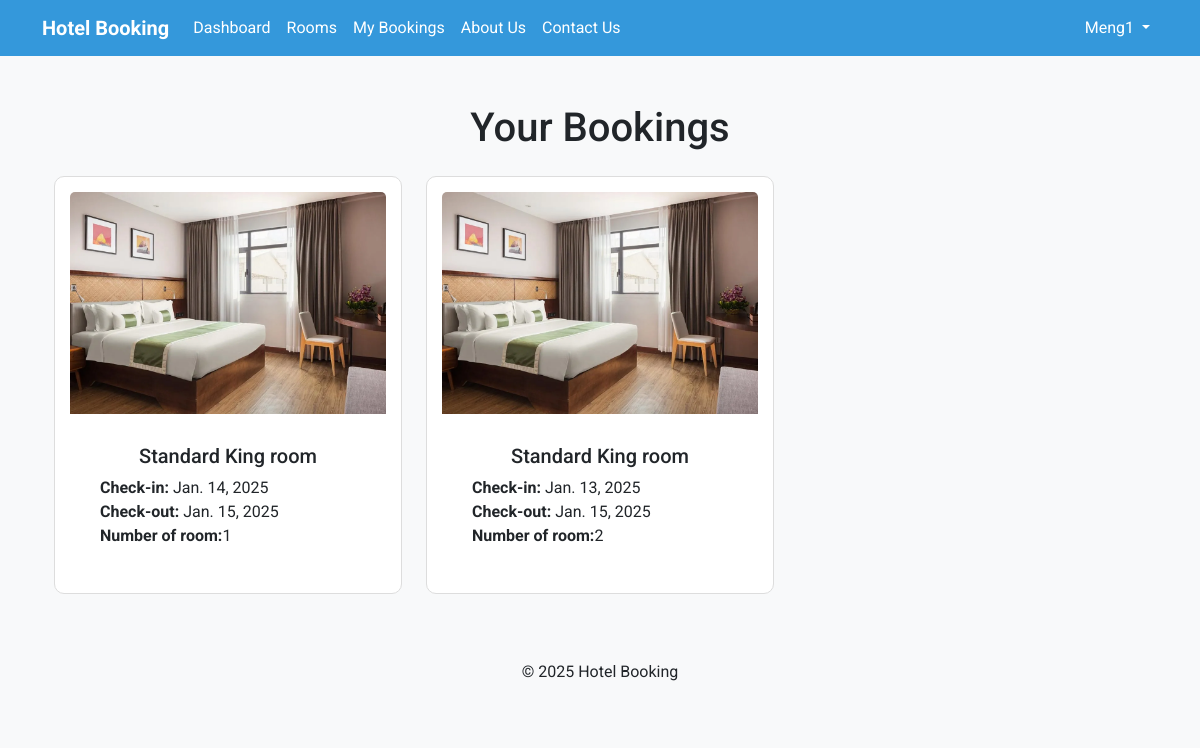
Page /my-bookings/ (signed in) on the committed database.
### bookings/models.py (models this page shows, shortened)
class Booking(models.Model):
    user = models.ForeignKey(User, on_delete=models.CASCADE)
    room = models.ForeignKey(Room, on_delete=models.CASCADE)
    check_in = models.DateField()
    check_out = models.DateField()
    rooms_booked = models.PositiveIntegerField(default=1)

class Room(models.Model):
    room_type = models.CharField(max_length=50)
    price_per_night = models.IntegerField()
    is_available = models.BooleanField(default=True)
    capacity = models.PositiveIntegerField()
    size = models.IntegerField()
    quantity_available = models.PositiveIntegerField(default=1)
    default_image = models.ImageField(upload_to='upload/media/', blank=True, null=True)

### bookings/views.py (the view)
# urls.py: path('my-bookings/', views.my_bookings, name='my_bookings'),
@login_required
def my_bookings(request):
    bookings = Booking.objects.filter(user=request.user).order_by('-check_in')
    return render(request, 'bookings/my_bookings.html', {'bookings': bookings})

### bookings/templates/bookings/my_bookings.html (shortened to what this page needs)
{% extends 'bookings/main.html' %}
{% load static %}
{% block content %}
<div class="container mt-5">
    <h1 class="text-center">Your Bookings</h1>
    {% if bookings %}
    <div class="row mt-4">
        {% for booking in bookings %}
        <div class="col-md-4 mb-3">
            <div class="card">
                <img src="{{ booking.room.default_image.url }}" class="card-img-top" alt="Room Image">
                <div class="card-body">
                    <h5 class="card-title text-center"> {{ booking.room.room_type }}</h5>
                    <p class="card-text">
                        <strong>Check-in:</strong> {{ booking.check_in }}<br>
                        <strong>Check-out:</strong> {{ booking.check_out }}<br>
                        <strong>Number of room:</strong>{{ booking.rooms_booked }}<br>
                </div>
            </div>
        </div>
        {% endfor %}
    </div>
    {% else %}
    <p class="text-center mt-5">You have no bookings yet.</p>
    {% endif %}
</div>
{% endblock %}

### bookings/templates/bookings/navbar.html (shortened to what this page needs)
<nav class="navbar navbar-expand-lg navbar-light bg-primary">
    <div class="container">
        <a class="navbar-brand text-white fw-bold">Hotel Booking</a>
        <div class="collapse navbar-collapse" id="navbarNav">
            <ul class="navbar-nav me-auto">
                {% if user.is_authenticated %}
                {% if user.is_staff %}
                <li class="nav-item"><a class="nav-link text-white" href="{% url 'admin_dashboard' %}">Admin
                        Dashboard</a></li>
                {% else %}
                <li class="nav-item"><a class="nav-link text-white" href="{% url 'dashboard' %}"> Dashboard</a></li>
                <li class="nav-item"><a class="nav-link text-white" href="{% url 'room_list' %}">Rooms</a></li>
                <li class="nav-item"><a class="nav-link text-white" href="{% url 'my_bookings' %}">My Bookings</a></li>
                <li class="nav-item"><a class="nav-link text-white" href="{% url 'about' %}">About Us</a></li>
                <li class="nav-item"><a class="nav-link text-white" href="{% url 'contact' %}">Contact Us</a></li>
                {% endif %}
                {% endif %}
            </ul>
            <ul class="navbar-nav">
                {% if user.is_authenticated %}
                <li class="nav-item dropdown">
                    <a class="nav-link dropdown-toggle text-white" href="#" id="userDropdown" role="button"
                        data-bs-toggle="dropdown" aria-expanded="false">
                        {{ user.username }}
                    </a>
                </li>
                {% else %}
                <li class="nav-item"><a class="nav-link text-white" href="{% url 'login' %}">Login</a></li>
                <li class="nav-item"><a class="nav-link text-white" href="{% url 'register' %}">Register</a></li>
                {% endif %}
            </ul>
        </div>
    </div>
</nav>

### bookings/static/css/style.css (style rules this page uses)
body { background-color: #f8f9fa; font-family: "Arial", sans-serif; }
.card { border-radius: 10px; transition: transform 0.3s ease, box-shadow 0.3s ease, background-color 0.3s ease; border: 1px solid #ddd; padding: 15px; }
.card-body { padding: 30px; background-color: #ffffff; }

### bookings/templates/bookings/main.html (style rules this page uses)
body { font-family: 'Roboto', sans-serif; }
.bg-primary { background-color: #3498db !important; }

### rows in the picture
Booking: room.default_image (picture), room.room_type "Standard King room", check_in "Jan. 14, 2025", check_out "Jan. 15, 2025", rooms_booked "1"
Booking: room.default_image (picture), room.room_type "Standard King room", check_in "Jan. 13, 2025", check_out "Jan. 15, 2025", rooms_booked "2"

### other values in the picture
{{ user.username }} "Meng1"
